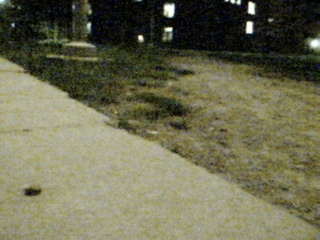
#> input picture testing/debug_img2.jpg, 320 x 240 px
$ jupyter execute --allow-errors Pythoncv_test.ipynb   (Python 2 division)
#> lines starting #> are read from the running program, lines starting #| are printed output that depends on the picture; after the words box and inside, x2 and y2 are one past the last pixel; in counts of white or black regions, pixels touching at a corner belong together; long printed decimals are rounded
[cell 1]
#library needed on beaglebone
import cv2
import numpy as np
import time
#import matplotlib
import matplotlib.pyplot as plt

[cell 2]
def get_480p(file):
    img=cv2.imread(file)
    img=cv2.resize(img,(640,480))
    gray_img=cv2.cvtColor(img, cv2.COLOR_BGR2GRAY)
    return img,gray_img
def get_cut_480p(file,xcut=[0,640],ycut=[0,480]):
    img=cv2.imread(file)
    img=cv2.resize(img,(640,480))
    img1=img[ycut[0]:ycut[1],xcut[0]:xcut[1]]
    gray_img=cv2.cvtColor(img1, cv2.COLOR_BGR2GRAY)
    return img,img1,gray_img
def get_360p(file):
#> called with file = 'debug_img2.jpg'
    img=cv2.imread(file)
#> img is the input picture: shape (240, 320, 3); mean B, G, R 81.7, 108.1, 108.7
    img=cv2.resize(img,(320,240))
    gray_img=cv2.cvtColor(img, cv2.COLOR_BGR2GRAY)
    return img,gray_img
def display(img):
    try:
        b,g,r = cv2.split(img)
        img2 = cv2.merge([b,g,r])
        imgplot = plt.imshow(img)
        plt.show()
    except:
        imgplot = plt.imshow(img,cmap='gray')
        plt.show()
def hough_trans(img,gray,can_min=50,can_max=350,vote=100,plot_canny=0,plot_img=0):
    t1 = time.time()
    edges = cv2.Canny(gray,can_min,can_max,apertureSize = 3)
    t2 = time.time()
    lines = cv2.HoughLines(edges,1,np.pi/180,vote)
    t3 = time.time()
    print 'canny',t2 - t1
    print 'hough',t3 - t2
    if plot_canny==1:
                display(edges)
    #print lines
    if plot_img==1:
        try:
            for rho,theta in lines[0]:
                print rho,theta
                a = np.cos(theta)
                b = np.sin(theta)
                x0 = a*rho
                y0 = b*rho
                x1 = int(x0 + 1000*(-b))
                y1 = int(y0 + 1000*(a))
                x2 = int(x0 - 1000*(-b))
                y2 = int(y0 - 1000*(a))
                cv2.line(img,(x1,y1),(x2,y2),(0,0,255),2)
            display(img)
        except:
            print('could not plot')
    else:
        try:
            return len(lines[0])
        except:
            return 0
# [50 lines left out: functions hough_transp, hough_trans_blur, not called in this run]

[cell 3]
def wh_det(img,x1=10,x2=630,y1=470,y2=0,xit=10,yit=-10,slope_en=1,er_max=3):
    #create green pointers on sidewalk
#> called with x1 = 0, x2 = 320, y1 = 215, y2 = 35, xit = 10, yit = -10, slope_en = 1, er_max = 3
    count=[]
    tot=0
    for x in range(x1,x2,xit):
        test=er_max#used to ignore noise in the image. if the values goes too low the system stops incrementing in that y direction
        for y in range(y1,y2,yit):
            bgr=img[y,x]
            # [6 lines of commented-out code are left out]
            if abs(int(bgr[1])-int(bgr[2]))<15 and (bgr[0]>40 and ((bgr[0]*1.15)>(bgr[1]+bgr[2])/2)):
            #if abs(int(bgr[1])-int(bgr[2]))<10 and ((int(bgr[0])+int(bgr[1])+int(bgr[2]))/3)>80:#cond 1 can go as low as 5 and cond 2 100
                tot+=1
                if test<er_max:
                    test+=1
                #draw where true
                for xn in range(-2,3):
                    for yn in range(-2,3):
                        img[y+yn,x+xn]=[0,200,255]
            else:
                test-=1
                if test<1:
                    break
                #draw where false
                for xn in range(-2,3):
                    for yn in range(-2,3):
                        img[y+yn,x+xn]=[255,200,0]
        count.append(tot)
        tot=0
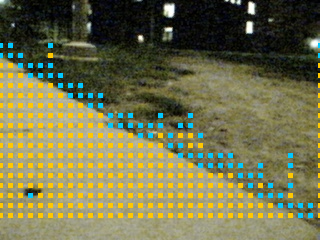
#> img: shape (240, 320, 3); 10.77% of pixels changed, all inside (x1, y1, x2, y2) = (0, 43, 320, 218)
#> after the loop, count = 32 values, max 16 at index 0, min 0 at index 30, mean 8.09
    #calculate slope,
    slopes=[]
    c1=float(yit)/xit
    print len(count)
#| 32
    if slope_en==1:
        slopes=[]
        for x1 in range(0,len(count)-1):
            slopes.append(float(count[x1]-count[x1+1])*c1)
#> this loop made 31 passes
#> after the loop, slopes = 31 values, max 2 at index 28, min -3 at index 29, mean -0.516
    #print results
    print count
#| [16, 16, 15, 13, 14, 15, 13, 12, 12, 11, 11, 9, 9, 9, 8, 8, 9, 7, 7, 8, 6, 5, 5, 5, 4, 3, 3, 2, 1, 3, 0, 0]
    print slopes
#| [-0.0, -1.0, -2.0, 1.0, 1.0, -2.0, -1.0, -0.0, -1.0, -0.0, -2.0, -0.0, -0.0, -1.0, -0.0, 1.0, -2.0, -0.0, 1.0, -2.0, -1.0, -0.0, -0.0, -1.0, -1.0, -0.0, -1.0, -1.0, 2.0, -3.0, -0.0]

    display(img)
    cv2.imwrite('wh_det_output.jpg', img)
    return count,slopes

[cell 4]
img,gray=get_360p('debug_img2.jpg')
l1,slopes=wh_det(img,x1=0,x2=320,y1=215,y2=35,xit=10, yit=-10,er_max=3)
#> l1 has the same summary as count in wh_det

[cell 5]
img,gray=get_480p('pics/2-knee.jpg')
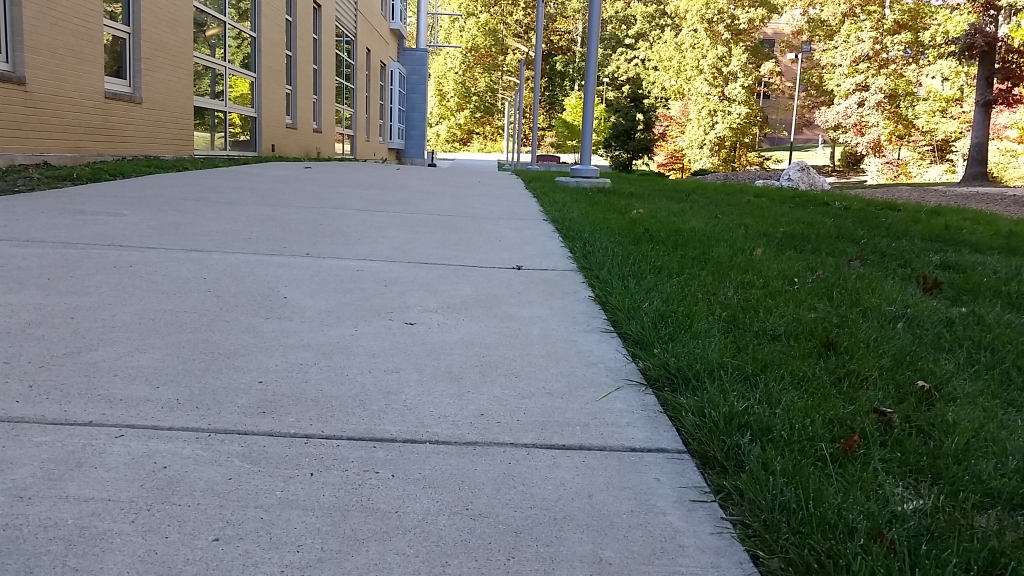
#> input picture testing/pics/2-knee.jpg, 2048 x 1152 px (shown at 1/2 size)
#> in get_480p, img is the input picture: shape (1152, 2048, 3); mean B, G, R 105.3, 117.5, 112.6
l1,slopes=wh_det(img,x1=280,x2=460,y1=330,y2=230,xit=14, yit=-14,er_max=300)
#> call 2 of wh_det, with x1 = 280, x2 = 460, y1 = 330, y2 = 230, xit = 14, yit = -14, slope_en = 1, er_max = 300
#> after the loop in wh_det (call 2), `for x in range(x1,x2,xit):`:
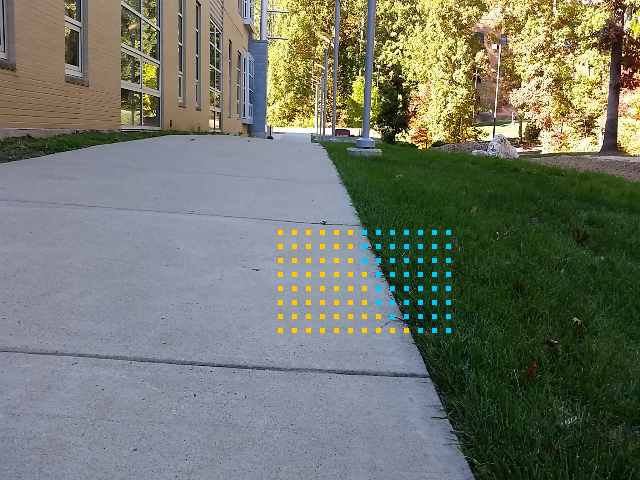
#> img: shape (480, 640, 3); mean B, G, R 105.3, 118.2, 112.9
#> after the loop in wh_det (call 2), `for x in range(x1,x2,xit):`: count = [8, 8, 8, 8, 8, 8, 5, 2, 1, 1, 0, 0, 0]
#| 13
#> the loop in wh_det (call 2), `for x1 in range(0,len(count)-1):` made 12 passes
#> after the loop in wh_det (call 2), `for x1 in range(0,len(count)-1):`: slopes = [0, 0, 0, 0, 0, -3, -3, -1, 0, -1, 0, 0]
#| [8, 8, 8, 8, 8, 8, 5, 2, 1, 1, 0, 0, 0]
#| [-0.0, -0.0, -0.0, -0.0, -0.0, -3.0, -3.0, -1.0, -0.0, -1.0, -0.0, -0.0]
#> in display (call 2), `b,g,r = cv2.split(img)`:
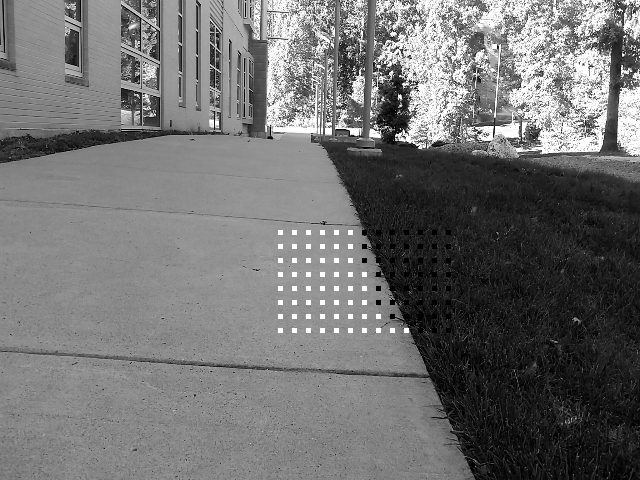
#> r: shape (480, 640); min 0, max 255, mean 112.9
#> l1 = [8, 8, 8, 8, 8, 8, 5, 2, 1, 1, 0, 0, 0]; slopes = [0, 0, 0, 0, 0, -3, -3, -1, 0, -1, 0, 0]
cv2.imwrite('pres_2.jpg', img)
#> Out = True

[cell 6]
img,gray=get_360p('debug_img1.jpg')
#> call 2 of get_360p, with file = 'debug_img1.jpg'
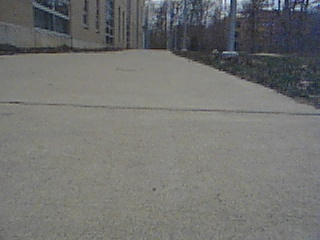
#> input picture testing/debug_img1.jpg, 320 x 240 px
#> in get_360p, img is the input picture: shape (240, 320, 3); mean B, G, R 112.8, 115, 114.1
l1,slopes=wh_det(img,x1=0,x2=320,y1=215,y2=35,xit=10, yit=-10,er_max=5)
#> call 3 of wh_det, with x1 = 0, x2 = 320, y1 = 215, y2 = 35, xit = 10, yit = -10, slope_en = 1, er_max = 5
#> after the loop in wh_det (call 3), `for x in range(x1,x2,xit):`:
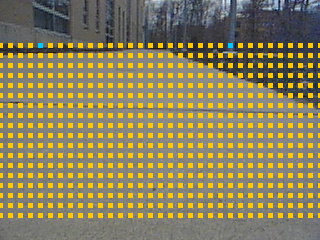
#> img: shape (240, 320, 3); 18.75% of pixels changed, all inside (x1, y1, x2, y2) = (0, 43, 320, 218)
#> after the loop in wh_det (call 3), `for x in range(x1,x2,xit):`: count = 32 values, max 18 at index 0, min 17 at index 4, mean 17.94
#| 32
#> the loop in wh_det (call 3), `for x1 in range(0,len(count)-1):` made 31 passes
#> after the loop in wh_det (call 3), `for x1 in range(0,len(count)-1):`: slopes = 31 values, max 1 at index 4, min -1 at index 3, mean 0
#| [18, 18, 18, 18, 17, 18, 18, 18, 18, 18, 18, 18, 18, 18, 18, 18, 18, 18, 18, 18, 18, 18, 18, 17, 18, 18, 18, 18, 18, 18, 18, 18]
#| [-0.0, -0.0, -0.0, -1.0, 1.0, -0.0, -0.0, -0.0, -0.0, -0.0, -0.0, -0.0, -0.0, -0.0, -0.0, -0.0, -0.0, -0.0, -0.0, -0.0, -0.0, -0.0, -1.0, 1.0, -0.0, -0.0, -0.0, -0.0, -0.0, -0.0, -0.0]
#> l1 has the same summary as count in wh_det

[cell 7]
import math
def control_distance(xit,yit,side=1,dist=30):#side=1, right of sidewalk
	if side==1:
		img,gray=get_360p('debug_img.jpg')
		l1,slopes=wh_det(img,x1=160,x2=320,y1=215,y2=45,xit=xit, yit=yit,er_max=3,slope_en=1)
		print l1,slopes
		#offset from slope, positive for turn right
		it=0
		tot=0
		for x in range(len(slopes)-6, len(slopes)):
			tot+=slopes[x]
			it+=1
		slope=tot/it
		b=(((l1[-1]+l1[-2])/2)*yit)-slope*160
		#intersection points
		x1=-b/(slope+(1/slope))
		y1=x1*slope+b
		print 'intersection points'
		print x1,y1
		print 'slope,b\n',slope,b
		dist_to_sw=math.sqrt(x1**2+y1**2)
		#dist_to_sw=(-b)/slope
		print 'distance to sidewalk, '+str(dist_to_sw)+' pixels'
		error=(dist_to_sw-dist)
		return error
	else:
		pass

#> (a cell that did not finish here is left out)

#> (a cell that did not finish here is left out)

wh_det(img,x1=0,x2=640,y1=475,y2=35,xit=10,yit=-10,er_max=3)
cv2.imwrite('output__1.jpg', frame)

[cell 10]
img,gray=get_480p('pics/2-knee.jpg')
wh_det(img,x1=320,x2=640,y1=395,y2=205,xit=20,yit=-13,er_max=20)
#> call 4 of wh_det, with x1 = 320, x2 = 640, y1 = 395, y2 = 205, xit = 20, yit = -13, slope_en = 1, er_max = 20
#> after the loop in wh_det (call 4), `for x in range(x1,x2,xit):`:
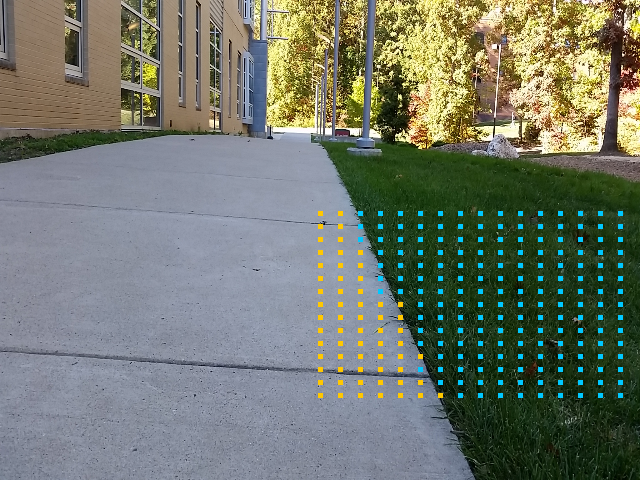
#> img: shape (480, 640, 3); mean B, G, R 107.9, 119.9, 112.8
#> after the loop in wh_det (call 4), `for x in range(x1,x2,xit):`: count = [15, 15, 12, 8, 8, 3, 1, 0, 0, 0, 0, 0, 0, 0, 0, 0]
#| 16
#> the loop in wh_det (call 4), `for x1 in range(0,len(count)-1):` made 15 passes
#> after the loop in wh_det (call 4), `for x1 in range(0,len(count)-1):`: slopes = [0, -1.95, -2.6, 0, -3.25, -1.3, -0.65, 0, 0, 0, 0, 0, 0, 0, 0]
#| [15, 15, 12, 8, 8, 3, 1, 0, 0, 0, 0, 0, 0, 0, 0, 0]
#| [-0.0, -1.950, -2.6, -0.0, -3.25, -1.3, -0.65, -0.0, -0.0, -0.0, -0.0, -0.0, -0.0, -0.0, -0.0]
#> (the rest of this cell did not finish here and is left out)

[cell 11]
#capture video
cap = cv2.VideoCapture(1)
while 1:
    ret, frame = cap.read()
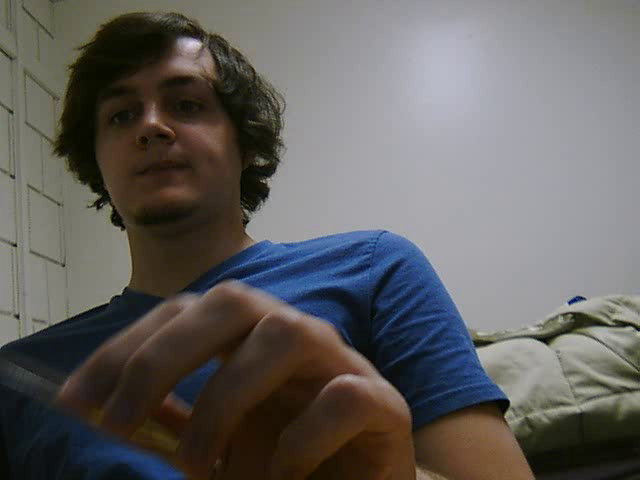
#> input picture frame 12 of testing/output.avi, 640 x 480 px, given in place of the camera
#> frame is the input picture: shape (480, 640, 3); mean B, G, R 94.5, 96.3, 99
    if ret==True:#check if cap.read() returned frame
        display(frame)
#> in display (call 5), `b,g,r = cv2.split(img)`:
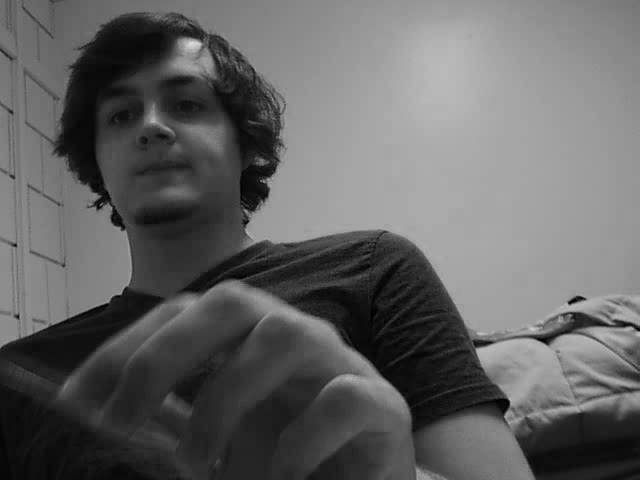
#> r: shape (480, 640); min 0, max 220, mean 99
        #image recognition code here
        cv2.imwrite('pseye_3.jpg', frame)
    break

[cell 12]
int(frame[10,10][0])
#> Out = 75

#> (a cell that did not finish here is left out)

wh_det(img,x1=30,x2=620,y1=470,y2=100,xit=10,yit=-10)

[cell 14]
#playing video
cap = cv2.VideoCapture('output.avi')

while(cap.isOpened()):
    ret, frame = cap.read()
    display(frame)
    break
cap.release()

#> (a cell that did not finish here is left out)

#img,reimg,gray=get_cut_480p('1.jpg',xcut=[600,640],ycut=[400,480])#get img, roi image, and gray cut img
display(reimg)
b,g,r = cv2.split(reimg)
print reimg
#hsv to detect white?

[cell 16]
version=2
image='pseye_1'
#create green pointers on sidewalk
#> (the rest of this cell did not finish here and is left out)

#display(reimg)
#b,g,r = cv2.split(reimg)
i=0;

#get from movie
#cap = cv2.VideoCapture('output.avi')
#ret, reimg = cap.read()

for x in range(0,640,10):
    for y in range(0,480,10):
        bgr=reimg[y,x]
        #also take the difference between g and r? if too high means its not white.
        if version==1:
            if bgr[0]*1.25>(bgr[1]+bgr[2])/2:#check if white with a bit more of blue    works
                i+=1
                #draw where true
                for x1 in range(-2,3):
                    for y1 in range(-2,3):
                        reimg[y+y1,x+x1]=[0,200,255]
        else:
            if abs(int(bgr[1])-int(bgr[2]))<14 and ((bgr[0]*1.25)>(bgr[1]+bgr[2])/2):#works
                i+=1
                #draw where true
                for x1 in range(-2,3):
                    for y1 in range(-2,3):
                        reimg[y+y1,x+x1]=[0,200,255]
print i
#hsv to detect white?
display(reimg)
cv2.imwrite(image+'_white_detection_v'+str(version)+'.jpg', reimg)

#> (a cell that did not finish here is left out)

#> (a cell that did not finish here is left out)

[cell 19]
img1,gray=get_480p('2-knee.jpg')
display(img1)
#blur = cv2.bilateralFilter(gray,9,75,75)
#display(blur)
hough_trans(img1,gray,vote=220,can_min=150,can_max=250)
#> in hough_trans, `edges = cv2.Canny(gray,can_min,can_max,apertureSize = 3)`:
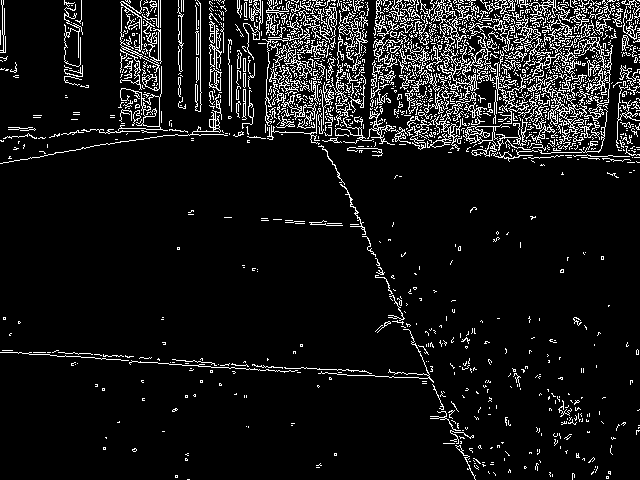
#> edges: shape (480, 640); 8.8% white in thin lines or dots
#> in hough_trans, `lines = cv2.HoughLines(edges,1,np.pi/180,vote)`: lines = [[-239, 2.72]]
#> Out = 1

#> (a cell that did not finish here is left out)

display(reimg)
#img1,gray=get_360p('2-knee.jpg')
it_vote=100
lvote=[it_vote]
lln=[]
mu=.75
n_lines=5
for x in range(0,5):
    ln=hough_trans(reimg,gray,vote=int(it_vote),can_min=200,can_max=250)
    lln.append(ln)
    fixed=n_lines-ln
    #iterate
    it_vote=it_vote-mu*fixed
    lvote.append(it_vote)
ln=hough_trans(reimg,gray,vote=int(it_vote),can_min=200,can_max=250,plot_canny=1,plot_img=1)
print(lvote)
plt.figure(1)
plt.plot(lvote)
plt.ylabel('Vote')
plt.xlabel('Iteration')
plt.figure(2)
plt.plot(lln)
plt.ylabel('Number of lines')
plt.xlabel('Iteration')
plt.show()

#> (a cell that did not finish here is left out)
